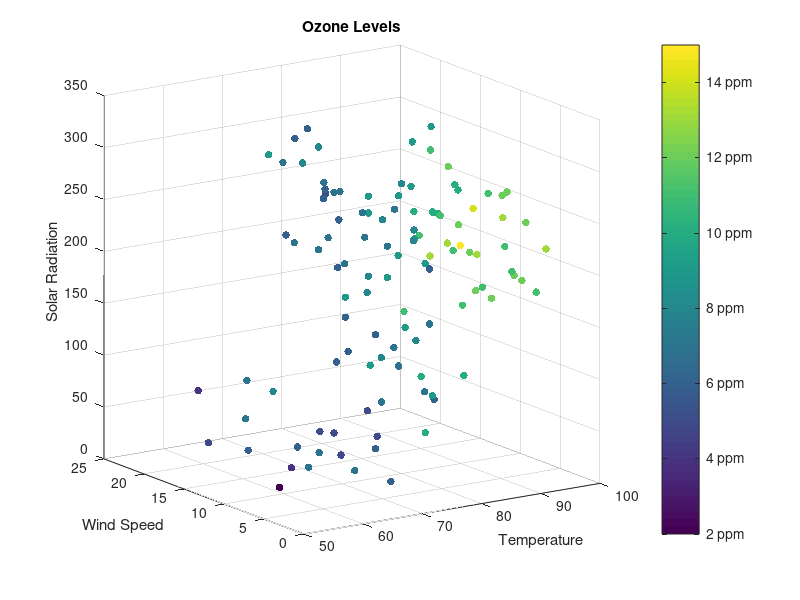

Recreate this plot in MATLAB.
%%
% *This is an example of how to create a 3D scatter plot in MATLAB&#174;* .
% 
% You can open this example in the <https://www.mathworks.com/products/matlab/live-editor.html 
% Live Editor> with MATLAB version 2016a or higher.
%
% Read about the <http://www.mathworks.com/help/matlab/ref/scatter3.html |scatter3|> function in the MATLAB documentation.
% For more examples, go to <http://www.mathworks.com/discovery/gallery.html MATLAB Plot Gallery>
%
% Copyright 2012-2018 The MathWorks, Inc.

% Load data on ozone levels
load ozoneData Ozone Temperature WindSpeed SolarRadiation

% Calculate the ozone levels
z = (Ozone).^(1/3);
response = z;

% Make a color index for the ozone levels
nc = 16;
offset = 1;
c = response - min(response);
c = round((nc-1-2*offset)*c/max(c)+1+offset);

% Create a 3D scatter plot using the scatter3 function
figure
scatter3(Temperature, WindSpeed, SolarRadiation, 30, c, 'filled')
view(-34, 14)

% Add title and axis labels
title('Ozone Levels')
xlabel('Temperature')
ylabel('Wind Speed')
zlabel('Solar Radiation')

% Add a colorbar with tick labels
colorbar('Location', 'EastOutside', 'YTickLabel',...
    {'2 ppm', '4 ppm', '6 ppm', '8 ppm', ...
     '10 ppm', '12 ppm', '14 ppm'})
